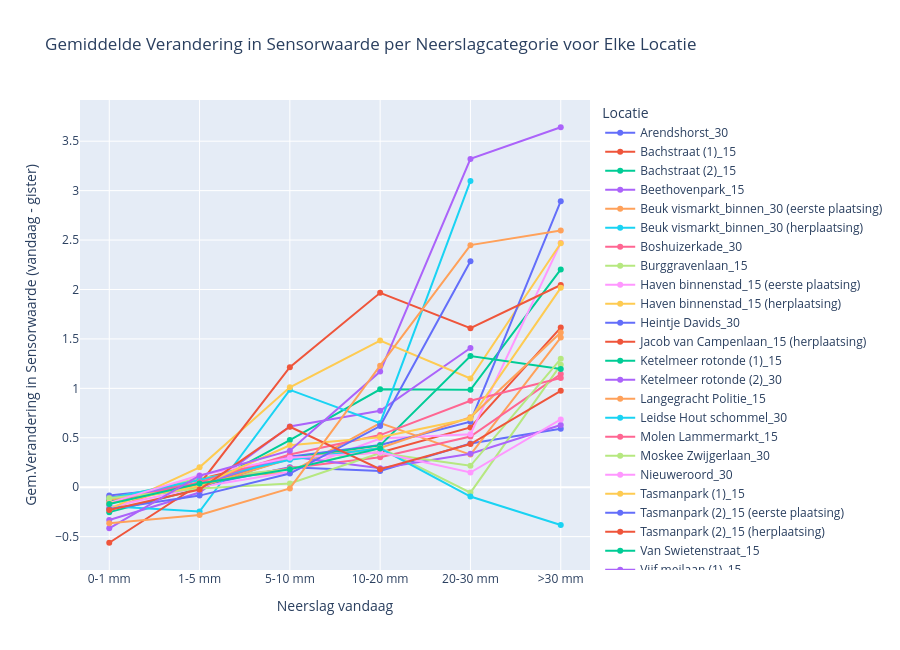

Notebook code for this chart:
### Code cell
# n vs s_prev_diff

# Define a function to categorize 'n_cum' into bins for analysis
def categorize_rainfall(n_cum_value):
    if n_cum_value < 1:
        return '0-1 mm'
    elif 1 <= n_cum_value < 5:
        return '1-5 mm'
    elif 5 <= n_cum_value < 10:
        return '5-10 mm'
    elif 10 <= n_cum_value < 20:
        return '10-20 mm'
    elif 20 <= n_cum_value < 30:
        return '20-30 mm'
    else:
        return '>30 mm'

# Remove the specific location from the DataFrame, because this is an outlier to the dataset
df_filtered = df[df['locatie'] != 'Jacob van Campenlaan_15 (eerste plaatsing)']

# Apply categorization to 'n_cum' column
df_filtered['n_cum_category'] = df_filtered['n'].apply(categorize_rainfall)

# Calculate the mean 's_prev_diff_2' by location and 'n_cum' category
mean_s_prev_diff_2_by_rain_category = df_filtered.groupby(['locatie', 'n_cum_category'])['s_prev_diff'].mean().unstack()

# Ensure correct ordering of 'n_cum_category'
correct_order = ['0-1 mm', '1-5 mm', '5-10 mm', '10-20 mm', '20-30 mm', '>30 mm']
mean_s_prev_diff_2_by_rain_category = mean_s_prev_diff_2_by_rain_category[correct_order]

# Create an interactive line plot
fig = go.Figure()

# Add a trace for each location
for locatie in mean_s_prev_diff_2_by_rain_category.index:
    fig.add_trace(go.Scatter(
        x=mean_s_prev_diff_2_by_rain_category.columns,
        y=mean_s_prev_diff_2_by_rain_category.loc[locatie],
        mode='lines+markers',
        name=locatie,
        hoverinfo='text',
        text=[f"Locatie: {locatie}<br>Neerslag Categorie: {category}<br>Gemiddelde Verandering: {value:.2f}"
              for category, value in zip(mean_s_prev_diff_2_by_rain_category.columns, 
                                         mean_s_prev_diff_2_by_rain_category.loc[locatie])]
    ))

# Customize layout with increased height
fig.update_layout(
    title="Gemiddelde Verandering in Sensorwaarde per Neerslagcategorie voor Elke Locatie",
    xaxis_title="Neerslag vandaag",
    yaxis_title="Gem.Verandering in Sensorwaarde (vandaag - gister)",
    xaxis=dict(tickmode='array', tickvals=correct_order),
    legend_title="Locatie",
    hovermode='closest',
    height=650  # Doubling the height for a taller plot
)

# Display the interactive plot
fig.show()

### Figure 1 — Plotly figure (JSON) as saved in the notebook; plotly's stock layout.template omitted (floating-point values rounded to 4 significant figures)
{"data": [{"hoverinfo": "text", "mode": "lines+markers", "name": "Arendshorst_30", "text": ["Locatie: Arendshorst_30<br>Neerslag Categorie: 0-1 mm<br>Gemiddelde Verandering: -0.08", "Locatie: Arendshorst_30<br>Neerslag Categorie: 1-5 mm<br>Gemiddelde Verandering: 0.01", "Locatie: Arendshorst_30<br>Neerslag Categorie: 5-10 mm<br>Gemiddelde Verandering: 0.20", "Locatie: Arendshorst_30<br>Neerslag Categorie: 10-20 mm<br>Gemiddelde Verandering: 0.16", "Locatie: Arendshorst_30<br>Neerslag Categorie: 20-30 mm<br>Gemiddelde Verandering: 0.44", "Locatie: Arendshorst_30<br>Neerslag Categorie: >30 mm<br>Gemiddelde Verandering: 0.59"], "type": "scatter", "x": ["0-1 mm", "1-5 mm", "5-10 mm", "10-20 mm", "20-30 mm", ">30 mm"], "y": [-0.08412, 0.01487, 0.2007, 0.1635, 0.4429, 0.5917]}, {"hoverinfo": "text", "mode": "lines+markers", "name": "Bachstraat (1)_15", "text": ["Locatie: Bachstraat (1)_15<br>Neerslag Categorie: 0-1 mm<br>Gemiddelde Verandering: -0.17", "Locatie: Bachstraat (1)_15<br>Neerslag Categorie: 1-5 mm<br>Gemiddelde Verandering: 0.08", "Locatie: Bachstraat (1)_15<br>Neerslag Categorie: 5-10 mm<br>Gemiddelde Verandering: 0.31", "Locatie: Bachstraat (1)_15<br>Neerslag Categorie: 10-20 mm<br>Gemiddelde Verandering: 0.35", "Locatie: Bachstraat (1)_15<br>Neerslag Categorie: 20-30 mm<br>Gemiddelde Verandering: 0.61", "Locatie: Bachstraat (1)_15<br>Neerslag Categorie: >30 mm<br>Gemiddelde Verandering: 1.62"], "type": "scatter", "x": ["0-1 mm", "1-5 mm", "5-10 mm", "10-20 mm", "20-30 mm", ">30 mm"], "y": [-0.1671, 0.07965, 0.307, 0.3519, 0.6051, 1.615]}, {"hoverinfo": "text", "mode": "lines+markers", "name": "Bachstraat (2)_15", "text": ["Locatie: Bachstraat (2)_15<br>Neerslag Categorie: 0-1 mm<br>Gemiddelde Verandering: -0.25", "Locatie: Bachstraat (2)_15<br>Neerslag Categorie: 1-5 mm<br>Gemiddelde Verandering: -0.01", "Locatie: Bachstraat (2)_15<br>Neerslag Categorie: 5-10 mm<br>Gemiddelde Verandering: 0.48", "Locatie: Bachstraat (2)_15<br>Neerslag Categorie: 10-20 mm<br>Gemiddelde Verandering: 0.99", "Locatie: Bachstraat (2)_15<br>Neerslag Categorie: 20-30 mm<br>Gemiddelde Verandering: 0.99", "Locatie: Bachstraat (2)_15<br>Neerslag Categorie: >30 mm<br>Gemiddelde Verandering: 2.20"], "type": "scatter", "x": ["0-1 mm", "1-5 mm", "5-10 mm", "10-20 mm", "20-30 mm", ">30 mm"], "y": [-0.2523, -0.01426, 0.4765, 0.9897, 0.9852, 2.204]}, {"hoverinfo": "text", "mode": "lines+markers", "name": "Beethovenpark_15", "text": ["Locatie: Beethovenpark_15<br>Neerslag Categorie: 0-1 mm<br>Gemiddelde Verandering: -0.33", "Locatie: Beethovenpark_15<br>Neerslag Categorie: 1-5 mm<br>Gemiddelde Verandering: -0.05", "Locatie: Beethovenpark_15<br>Neerslag Categorie: 5-10 mm<br>Gemiddelde Verandering: 0.61", "Locatie: Beethovenpark_15<br>Neerslag Categorie: 10-20 mm<br>Gemiddelde Verandering: 0.77", "Locatie: Beethovenpark_15<br>Neerslag Categorie: 20-30 mm<br>Gemiddelde Verandering: 1.41", "Locatie: Beethovenpark_15<br>Neerslag Categorie: >30 mm<br>Gemiddelde Verandering: nan"], "type": "scatter", "x": ["0-1 mm", "1-5 mm", "5-10 mm", "10-20 mm", "20-30 mm", ">30 mm"], "y": [-0.3313, -0.05423, 0.6149, 0.7732, 1.408, NaN]}, {"hoverinfo": "text", "mode": "lines+markers", "name": "Beuk vismarkt_binnen_30 (eerste plaatsing)", "text": ["Locatie: Beuk vismarkt_binnen_30 (eerste plaatsing)<br>Neerslag Categorie: 0-1 mm<br>Gemiddelde Verandering: -0.22", "Locatie: Beuk vismarkt_binnen_30 (eerste plaatsing)<br>Neerslag Categorie: 1-5 mm<br>Gemiddelde Verandering: 0.09", "Locatie: Beuk vismarkt_binnen_30 (eerste plaatsing)<br>Neerslag Categorie: 5-10 mm<br>Gemiddelde Verandering: 0.15", "Locatie: Beuk vismarkt_binnen_30 (eerste plaatsing)<br>Neerslag Categorie: 10-20 mm<br>Gemiddelde Verandering: 0.65", "Locatie: Beuk vismarkt_binnen_30 (eerste plaatsing)<br>Neerslag Categorie: 20-30 mm<br>Gemiddelde Verandering: 0.33", "Locatie: Beuk vismarkt_binnen_30 (eerste plaatsing)<br>Neerslag Categorie: >30 mm<br>Gemiddelde Verandering: 1.51"], "type": "scatter", "x": ["0-1 mm", "1-5 mm", "5-10 mm", "10-20 mm", "20-30 mm", ">30 mm"], "y": [-0.2227, 0.09092, 0.1475, 0.6477, 0.33, 1.514]}, {"hoverinfo": "text", "mode": "lines+markers", "name": "Beuk vismarkt_binnen_30 (herplaatsing)", "text": ["Locatie: Beuk vismarkt_binnen_30 (herplaatsing)<br>Neerslag Categorie: 0-1 mm<br>Gemiddelde Verandering: -0.19", "Locatie: Beuk vismarkt_binnen_30 (herplaatsing)<br>Neerslag Categorie: 1-5 mm<br>Gemiddelde Verandering: -0.25", "Locatie: Beuk vismarkt_binnen_30 (herplaatsing)<br>Neerslag Categorie: 5-10 mm<br>Gemiddelde Verandering: 0.98", "Locatie: Beuk vismarkt_binnen_30 (herplaatsing)<br>Neerslag Categorie: 10-20 mm<br>Gemiddelde Verandering: 0.65", "Locatie: Beuk vismarkt_binnen_30 (herplaatsing)<br>Neerslag Categorie: 20-30 mm<br>Gemiddelde Verandering: 3.10", "Locatie: Beuk vismarkt_binnen_30 (herplaatsing)<br>Neerslag Categorie: >30 mm<br>Gemiddelde Verandering: nan"], "type": "scatter", "x": ["0-1 mm", "1-5 mm", "5-10 mm", "10-20 mm", "20-30 mm", ">30 mm"], "y": [-0.1923, -0.2456, 0.9846, 0.6479, 3.098, NaN]}, {"hoverinfo": "text", "mode": "lines+markers", "name": "Boshuizerkade_30", "text": ["Locatie: Boshuizerkade_30<br>Neerslag Categorie: 0-1 mm<br>Gemiddelde Verandering: -0.11", "Locatie: Boshuizerkade_30<br>Neerslag Categorie: 1-5 mm<br>Gemiddelde Verandering: 0.05", "Locatie: Boshuizerkade_30<br>Neerslag Categorie: 5-10 mm<br>Gemiddelde Verandering: 0.19", "Locatie: Boshuizerkade_30<br>Neerslag Categorie: 10-20 mm<br>Gemiddelde Verandering: 0.30", "Locatie: Boshuizerkade_30<br>Neerslag Categorie: 20-30 mm<br>Gemiddelde Verandering: 0.51", "Locatie: Boshuizerkade_30<br>Neerslag Categorie: >30 mm<br>Gemiddelde Verandering: 1.14"], "type": "scatter", "x": ["0-1 mm", "1-5 mm", "5-10 mm", "10-20 mm", "20-30 mm", ">30 mm"], "y": [-0.1063, 0.04752, 0.1937, 0.3035, 0.5124, 1.144]}, {"hoverinfo": "text", "mode": "lines+markers", "name": "Burggravenlaan_15", "text": ["Locatie: Burggravenlaan_15<br>Neerslag Categorie: 0-1 mm<br>Gemiddelde Verandering: -0.12", "Locatie: Burggravenlaan_15<br>Neerslag Categorie: 1-5 mm<br>Gemiddelde Verandering: 0.09", "Locatie: Burggravenlaan_15<br>Neerslag Categorie: 5-10 mm<br>Gemiddelde Verandering: 0.18", "Locatie: Burggravenlaan_15<br>Neerslag Categorie: 10-20 mm<br>Gemiddelde Verandering: 0.40", "Locatie: Burggravenlaan_15<br>Neerslag Categorie: 20-30 mm<br>Gemiddelde Verandering: -0.05", "Locatie: Burggravenlaan_15<br>Neerslag Categorie: >30 mm<br>Gemiddelde Verandering: 1.24"], "type": "scatter", "x": ["0-1 mm", "1-5 mm", "5-10 mm", "10-20 mm", "20-30 mm", ">30 mm"], "y": [-0.125, 0.09202, 0.1822, 0.4007, -0.05477, 1.238]}, {"hoverinfo": "text", "mode": "lines+markers", "name": "Haven binnenstad_15 (eerste plaatsing)", "text": ["Locatie: Haven binnenstad_15 (eerste plaatsing)<br>Neerslag Categorie: 0-1 mm<br>Gemiddelde Verandering: -0.20", "Locatie: Haven binnenstad_15 (eerste plaatsing)<br>Neerslag Categorie: 1-5 mm<br>Gemiddelde Verandering: 0.00", "Locatie: Haven binnenstad_15 (eerste plaatsing)<br>Neerslag Categorie: 5-10 mm<br>Gemiddelde Verandering: 0.15", "Locatie: Haven binnenstad_15 (eerste plaatsing)<br>Neerslag Categorie: 10-20 mm<br>Gemiddelde Verandering: 0.49", "Locatie: Haven binnenstad_15 (eerste plaatsing)<br>Neerslag Categorie: 20-30 mm<br>Gemiddelde Verandering: 0.54", "Locatie: Haven binnenstad_15 (eerste plaatsing)<br>Neerslag Categorie: >30 mm<br>Gemiddelde Verandering: 2.47"], "type": "scatter", "x": ["0-1 mm", "1-5 mm", "5-10 mm", "10-20 mm", "20-30 mm", ">30 mm"], "y": [-0.2029, 0.002842, 0.154, 0.4915, 0.5357, 2.472]}, {"hoverinfo": "text", "mode": "lines+markers", "name": "Haven binnenstad_15 (herplaatsing)", "text": ["Locatie: Haven binnenstad_15 (herplaatsing)<br>Neerslag Categorie: 0-1 mm<br>Gemiddelde Verandering: -0.22", "Locatie: Haven binnenstad_15 (herplaatsing)<br>Neerslag Categorie: 1-5 mm<br>Gemiddelde Verandering: 0.20", "Locatie: Haven binnenstad_15 (herplaatsing)<br>Neerslag Categorie: 5-10 mm<br>Gemiddelde Verandering: 1.01", "Locatie: Haven binnenstad_15 (herplaatsing)<br>Neerslag Categorie: 10-20 mm<br>Gemiddelde Verandering: 1.48", "Locatie: Haven binnenstad_15 (herplaatsing)<br>Neerslag Categorie: 20-30 mm<br>Gemiddelde Verandering: 1.10", "Locatie: Haven binnenstad_15 (herplaatsing)<br>Neerslag Categorie: >30 mm<br>Gemiddelde Verandering: 2.47"], "type": "scatter", "x": ["0-1 mm", "1-5 mm", "5-10 mm", "10-20 mm", "20-30 mm", ">30 mm"], "y": [-0.2222, 0.2014, 1.011, 1.483, 1.1, 2.468]}, {"hoverinfo": "text", "mode": "lines+markers", "name": "Heintje Davids_30", "text": ["Locatie: Heintje Davids_30<br>Neerslag Categorie: 0-1 mm<br>Gemiddelde Verandering: -0.13", "Locatie: Heintje Davids_30<br>Neerslag Categorie: 1-5 mm<br>Gemiddelde Verandering: 0.01", "Locatie: Heintje Davids_30<br>Neerslag Categorie: 5-10 mm<br>Gemiddelde Verandering: 0.31", "Locatie: Heintje Davids_30<br>Neerslag Categorie: 10-20 mm<br>Gemiddelde Verandering: 0.43", "Locatie: Heintje Davids_30<br>Neerslag Categorie: 20-30 mm<br>Gemiddelde Verandering: 0.66", "Locatie: Heintje Davids_30<br>Neerslag Categorie: >30 mm<br>Gemiddelde Verandering: 2.89"], "type": "scatter", "x": ["0-1 mm", "1-5 mm", "5-10 mm", "10-20 mm", "20-30 mm", ">30 mm"], "y": [-0.1321, 0.01306, 0.3073, 0.4265, 0.6627, 2.893]}, {"hoverinfo": "text", "mode": "lines+markers", "name": "Jacob van Campenlaan_15 (herplaatsing)", "text": ["Locatie: Jacob van Campenlaan_15 (herplaatsing)<br>Neerslag Categorie: 0-1 mm<br>Gemiddelde Verandering: -0.56", "Locatie: Jacob van Campenlaan_15 (herplaatsing)<br>Neerslag Categorie: 1-5 mm<br>Gemiddelde Verandering: 0.03", "Locatie: Jacob van Campenlaan_15 (herplaatsing)<br>Neerslag Categorie: 5-10 mm<br>Gemiddelde Verandering: 1.21", "Locatie: Jacob van Campenlaan_15 (herplaatsing)<br>Neerslag Categorie: 10-20 mm<br>Gemiddelde Verandering: 1.97", "Locatie: Jacob van Campenlaan_15 (herplaatsing)<br>Neerslag Categorie: 20-30 mm<br>Gemiddelde Verandering: 1.61", "Locatie: Jacob van Campenlaan_15 (herplaatsing)<br>Neerslag Categorie: >30 mm<br>Gemiddelde Verandering: 2.05"], "type": "scatter", "x": ["0-1 mm", "1-5 mm", "5-10 mm", "10-20 mm", "20-30 mm", ">30 mm"], "y": [-0.5619, 0.03015, 1.214, 1.966, 1.608, 2.046]}, {"hoverinfo": "text", "mode": "lines+markers", "name": "Ketelmeer rotonde (1)_15", "text": ["Locatie: Ketelmeer rotonde (1)_15<br>Neerslag Categorie: 0-1 mm<br>Gemiddelde Verandering: -0.14", "Locatie: Ketelmeer rotonde (1)_15<br>Neerslag Categorie: 1-5 mm<br>Gemiddelde Verandering: 0.00", "Locatie: Ketelmeer rotonde (1)_15<br>Neerslag Categorie: 5-10 mm<br>Gemiddelde Verandering: 0.29", "Locatie: Ketelmeer rotonde (1)_15<br>Neerslag Categorie: 10-20 mm<br>Gemiddelde Verandering: 0.42", "Locatie: Ketelmeer rotonde (1)_15<br>Neerslag Categorie: 20-30 mm<br>Gemiddelde Verandering: 1.33", "Locatie: Ketelmeer rotonde (1)_15<br>Neerslag Categorie: >30 mm<br>Gemiddelde Verandering: 1.20"], "type": "scatter", "x": ["0-1 mm", "1-5 mm", "5-10 mm", "10-20 mm", "20-30 mm", ">30 mm"], "y": [-0.1417, 0.001627, 0.2926, 0.4226, 1.328, 1.196]}, {"hoverinfo": "text", "mode": "lines+markers", "name": "Ketelmeer rotonde (2)_30", "text": ["Locatie: Ketelmeer rotonde (2)_30<br>Neerslag Categorie: 0-1 mm<br>Gemiddelde Verandering: -0.11", "Locatie: Ketelmeer rotonde (2)_30<br>Neerslag Categorie: 1-5 mm<br>Gemiddelde Verandering: 0.03", "Locatie: Ketelmeer rotonde (2)_30<br>Neerslag Categorie: 5-10 mm<br>Gemiddelde Verandering: 0.31", "Locatie: Ketelmeer rotonde (2)_30<br>Neerslag Categorie: 10-20 mm<br>Gemiddelde Verandering: 0.19", "Locatie: Ketelmeer rotonde (2)_30<br>Neerslag Categorie: 20-30 mm<br>Gemiddelde Verandering: 0.34", "Locatie: Ketelmeer rotonde (2)_30<br>Neerslag Categorie: >30 mm<br>Gemiddelde Verandering: 0.63"], "type": "scatter", "x": ["0-1 mm", "1-5 mm", "5-10 mm", "10-20 mm", "20-30 mm", ">30 mm"], "y": [-0.1099, 0.03253, 0.3105, 0.193, 0.3393, 0.6298]}, {"hoverinfo": "text", "mode": "lines+markers", "name": "Langegracht Politie_15", "text": ["Locatie: Langegracht Politie_15<br>Neerslag Categorie: 0-1 mm<br>Gemiddelde Verandering: -0.13", "Locatie: Langegracht Politie_15<br>Neerslag Categorie: 1-5 mm<br>Gemiddelde Verandering: 0.01", "Locatie: Langegracht Politie_15<br>Neerslag Categorie: 5-10 mm<br>Gemiddelde Verandering: 0.28", "Locatie: Langegracht Politie_15<br>Neerslag Categorie: 10-20 mm<br>Gemiddelde Verandering: 0.40", "Locatie: Langegracht Politie_15<br>Neerslag Categorie: 20-30 mm<br>Gemiddelde Verandering: 0.71", "Locatie: Langegracht Politie_15<br>Neerslag Categorie: >30 mm<br>Gemiddelde Verandering: 1.57"], "type": "scatter", "x": ["0-1 mm", "1-5 mm", "5-10 mm", "10-20 mm", "20-30 mm", ">30 mm"], "y": [-0.1266, 0.007098, 0.285, 0.3971, 0.7072, 1.566]}, {"hoverinfo": "text", "mode": "lines+markers", "name": "Leidse Hout schommel_30", "text": ["Locatie: Leidse Hout schommel_30<br>Neerslag Categorie: 0-1 mm<br>Gemiddelde Verandering: -0.11", "Locatie: Leidse Hout schommel_30<br>Neerslag Categorie: 1-5 mm<br>Gemiddelde Verandering: 0.07", "Locatie: Leidse Hout schommel_30<br>Neerslag Categorie: 5-10 mm<br>Gemiddelde Verandering: 0.28", "Locatie: Leidse Hout schommel_30<br>Neerslag Categorie: 10-20 mm<br>Gemiddelde Verandering: 0.39", "Locatie: Leidse Hout schommel_30<br>Neerslag Categorie: 20-30 mm<br>Gemiddelde Verandering: -0.09", "Locatie: Leidse Hout schommel_30<br>Neerslag Categorie: >30 mm<br>Gemiddelde Verandering: -0.38"], "type": "scatter", "x": ["0-1 mm", "1-5 mm", "5-10 mm", "10-20 mm", "20-30 mm", ">30 mm"], "y": [-0.1127, 0.07229, 0.2779, 0.393, -0.09426, -0.3825]}, {"hoverinfo": "text", "mode": "lines+markers", "name": "Molen Lammermarkt_15", "text": ["Locatie: Molen Lammermarkt_15<br>Neerslag Categorie: 0-1 mm<br>Gemiddelde Verandering: -0.16", "Locatie: Molen Lammermarkt_15<br>Neerslag Categorie: 1-5 mm<br>Gemiddelde Verandering: 0.05", "Locatie: Molen Lammermarkt_15<br>Neerslag Categorie: 5-10 mm<br>Gemiddelde Verandering: 0.33", "Locatie: Molen Lammermarkt_15<br>Neerslag Categorie: 10-20 mm<br>Gemiddelde Verandering: 0.53", "Locatie: Molen Lammermarkt_15<br>Neerslag Categorie: 20-30 mm<br>Gemiddelde Verandering: 0.87", "Locatie: Molen Lammermarkt_15<br>Neerslag Categorie: >30 mm<br>Gemiddelde Verandering: 1.11"], "type": "scatter", "x": ["0-1 mm", "1-5 mm", "5-10 mm", "10-20 mm", "20-30 mm", ">30 mm"], "y": [-0.1605, 0.05027, 0.3316, 0.5274, 0.8743, 1.105]}, {"hoverinfo": "text", "mode": "lines+markers", "name": "Moskee Zwijgerlaan_30", "text": ["Locatie: Moskee Zwijgerlaan_30<br>Neerslag Categorie: 0-1 mm<br>Gemiddelde Verandering: -0.11", "Locatie: Moskee Zwijgerlaan_30<br>Neerslag Categorie: 1-5 mm<br>Gemiddelde Verandering: -0.01", "Locatie: Moskee Zwijgerlaan_30<br>Neerslag Categorie: 5-10 mm<br>Gemiddelde Verandering: 0.04", "Locatie: Moskee Zwijgerlaan_30<br>Neerslag Categorie: 10-20 mm<br>Gemiddelde Verandering: 0.34", "Locatie: Moskee Zwijgerlaan_30<br>Neerslag Categorie: 20-30 mm<br>Gemiddelde Verandering: 0.22", "Locatie: Moskee Zwijgerlaan_30<br>Neerslag Categorie: >30 mm<br>Gemiddelde Verandering: 1.30"], "type": "scatter", "x": ["0-1 mm", "1-5 mm", "5-10 mm", "10-20 mm", "20-30 mm", ">30 mm"], "y": [-0.1117, -0.01233, 0.03694, 0.3446, 0.2165, 1.298]}, {"hoverinfo": "text", "mode": "lines+markers", "name": "Nieuweroord_30", "text": ["Locatie: Nieuweroord_30<br>Neerslag Categorie: 0-1 mm<br>Gemiddelde Verandering: -0.16", "Locatie: Nieuweroord_30<br>Neerslag Categorie: 1-5 mm<br>Gemiddelde Verandering: 0.12", "Locatie: Nieuweroord_30<br>Neerslag Categorie: 5-10 mm<br>Gemiddelde Verandering: 0.30", "Locatie: Nieuweroord_30<br>Neerslag Categorie: 10-20 mm<br>Gemiddelde Verandering: 0.35", "Locatie: Nieuweroord_30<br>Neerslag Categorie: 20-30 mm<br>Gemiddelde Verandering: 0.15", "Locatie: Nieuweroord_30<br>Neerslag Categorie: >30 mm<br>Gemiddelde Verandering: 0.69"], "type": "scatter", "x": ["0-1 mm", "1-5 mm", "5-10 mm", "10-20 mm", "20-30 mm", ">30 mm"], "y": [-0.1586, 0.1215, 0.2975, 0.3516, 0.1486, 0.686]}, {"hoverinfo": "text", "mode": "lines+markers", "name": "Tasmanpark (1)_15", "text": ["Locatie: Tasmanpark (1)_15<br>Neerslag Categorie: 0-1 mm<br>Gemiddelde Verandering: -0.16", "Locatie: Tasmanpark (1)_15<br>Neerslag Categorie: 1-5 mm<br>Gemiddelde Verandering: 0.02", "Locatie: Tasmanpark (1)_15<br>Neerslag Categorie: 5-10 mm<br>Gemiddelde Verandering: 0.42", "Locatie: Tasmanpark (1)_15<br>Neerslag Categorie: 10-20 mm<br>Gemiddelde Verandering: 0.50", "Locatie: Tasmanpark (1)_15<br>Neerslag Categorie: 20-30 mm<br>Gemiddelde Verandering: 0.69", "Locatie: Tasmanpark (1)_15<br>Neerslag Categorie: >30 mm<br>Gemiddelde Verandering: 2.02"], "type": "scatter", "x": ["0-1 mm", "1-5 mm", "5-10 mm", "10-20 mm", "20-30 mm", ">30 mm"], "y": [-0.1636, 0.01505, 0.4247, 0.5048, 0.694, 2.017]}, {"hoverinfo": "text", "mode": "lines+markers", "name": "Tasmanpark (2)_15 (eerste plaatsing)", "text": ["Locatie: Tasmanpark (2)_15 (eerste plaatsing)<br>Neerslag Categorie: 0-1 mm<br>Gemiddelde Verandering: -0.22", "Locatie: Tasmanpark (2)_15 (eerste plaatsing)<br>Neerslag Categorie: 1-5 mm<br>Gemiddelde Verandering: -0.08", "Locatie: Tasmanpark (2)_15 (eerste plaatsing)<br>Neerslag Categorie: 5-10 mm<br>Gemiddelde Verandering: 0.14", "Locatie: Tasmanpark (2)_15 (eerste plaatsing)<br>Neerslag Categorie: 10-20 mm<br>Gemiddelde Verandering: 0.62", "Locatie: Tasmanpark (2)_15 (eerste plaatsing)<br>Neerslag Categorie: 20-30 mm<br>Gemiddelde Verandering: 2.29", "Locatie: Tasmanpark (2)_15 (eerste plaatsing)<br>Neerslag Categorie: >30 mm<br>Gemiddelde Verandering: nan"], "type": "scatter", "x": ["0-1 mm", "1-5 mm", "5-10 mm", "10-20 mm", "20-30 mm", ">30 mm"], "y": [-0.2205, -0.0849, 0.1381, 0.6183, 2.286, NaN]}, {"hoverinfo": "text", "mode": "lines+markers", "name": "Tasmanpark (2)_15 (herplaatsing)", "text": ["Locatie: Tasmanpark (2)_15 (herplaatsing)<br>Neerslag Categorie: 0-1 mm<br>Gemiddelde Verandering: -0.23", "Locatie: Tasmanpark (2)_15 (herplaatsing)<br>Neerslag Categorie: 1-5 mm<br>Gemiddelde Verandering: -0.02", "Locatie: Tasmanpark (2)_15 (herplaatsing)<br>Neerslag Categorie: 5-10 mm<br>Gemiddelde Verandering: 0.61", "Locatie: Tasmanpark (2)_15 (herplaatsing)<br>Neerslag Categorie: 10-20 mm<br>Gemiddelde Verandering: 0.18", "Locatie: Tasmanpark (2)_15 (herplaatsing)<br>Neerslag Categorie: 20-30 mm<br>Gemiddelde Verandering: 0.44", "Locatie: Tasmanpark (2)_15 (herplaatsing)<br>Neerslag Categorie: >30 mm<br>Gemiddelde Verandering: 0.98"], "type": "scatter", "x": ["0-1 mm", "1-5 mm", "5-10 mm", "10-20 mm", "20-30 mm", ">30 mm"], "y": [-0.2312, -0.02305, 0.6116, 0.1815, 0.4368, 0.975]}, {"hoverinfo": "text", "mode": "lines+markers", "name": "Van Swietenstraat_15", "text": ["Locatie: Van Swietenstraat_15<br>Neerslag Categorie: 0-1 mm<br>Gemiddelde Verandering: -0.17", "Locatie: Van Swietenstraat_15<br>Neerslag Categorie: 1-5 mm<br>Gemiddelde Verandering: 0.04", "Locatie: Van Swietenstraat_15<br>Neerslag Categorie: 5-10 mm<br>Gemiddelde Verandering: 0.18", "Locatie: Van Swietenstraat_15<br>Neerslag Categorie: 10-20 mm<br>Gemiddelde Verandering: 0.39", "Locatie: Van Swietenstraat_15<br>Neerslag Categorie: 20-30 mm<br>Gemiddelde Verandering: nan", "Locatie: Van Swietenstraat_15<br>Neerslag Categorie: >30 mm<br>Gemiddelde Verandering: nan"], "type": "scatter", "x": ["0-1 mm", "1-5 mm", "5-10 mm", "10-20 mm", "20-30 mm", ">30 mm"], "y": [-0.1695, 0.0366, 0.1811, 0.3927, NaN, NaN]}, {"hoverinfo": "text", "mode": "lines+markers", "name": "Vijf meilaan (1)_15", "text": ["Locatie: Vijf meilaan (1)_15<br>Neerslag Categorie: 0-1 mm<br>Gemiddelde Verandering: -0.42", "Locatie: Vijf meilaan (1)_15<br>Neerslag Categorie: 1-5 mm<br>Gemiddelde Verandering: 0.12", "Locatie: Vijf meilaan (1)_15<br>Neerslag Categorie: 5-10 mm<br>Gemiddelde Verandering: 0.37", "Locatie: Vijf meilaan (1)_15<br>Neerslag Categorie: 10-20 mm<br>Gemiddelde Verandering: 1.17", "Locatie: Vijf meilaan (1)_15<br>Neerslag Categorie: 20-30 mm<br>Gemiddelde Verandering: 3.32", "Locatie: Vijf meilaan (1)_15<br>Neerslag Categorie: >30 mm<br>Gemiddelde Verandering: 3.64"], "type": "scatter", "x": ["0-1 mm", "1-5 mm", "5-10 mm", "10-20 mm", "20-30 mm", ">30 mm"], "y": [-0.4163, 0.1163, 0.37, 1.17, 3.321, 3.641]}, {"hoverinfo": "text", "mode": "lines+markers", "name": "Vijf meilaan (2)_30", "text": ["Locatie: Vijf meilaan (2)_30<br>Neerslag Categorie: 0-1 mm<br>Gemiddelde Verandering: -0.36", "Locatie: Vijf meilaan (2)_30<br>Neerslag Categorie: 1-5 mm<br>Gemiddelde Verandering: -0.28", "Locatie: Vijf meilaan (2)_30<br>Neerslag Categorie: 5-10 mm<br>Gemiddelde Verandering: -0.01", "Locatie: Vijf meilaan (2)_30<br>Neerslag Categorie: 10-20 mm<br>Gemiddelde Verandering: 1.23", "Locatie: Vijf meilaan (2)_30<br>Neerslag Categorie: 20-30 mm<br>Gemiddelde Verandering: 2.45", "Locatie: Vijf meilaan (2)_30<br>Neerslag Categorie: >30 mm<br>Gemiddelde Verandering: 2.60"], "type": "scatter", "x": ["0-1 mm", "1-5 mm", "5-10 mm", "10-20 mm", "20-30 mm", ">30 mm"], "y": [-0.3644, -0.2817, -0.01256, 1.229, 2.449, 2.598]}], "layout": {"height": 650, "hovermode": "closest", "legend": {"title": {"text": "Locatie"}}, "title": {"text": "Gemiddelde Verandering in Sensorwaarde per Neerslagcategorie voor Elke Locatie"}, "xaxis": {"tickmode": "array", "tickvals": ["0-1 mm", "1-5 mm", "5-10 mm", "10-20 mm", "20-30 mm", ">30 mm"], "title": {"text": "Neerslag vandaag"}}, "yaxis": {"title": {"text": "Gem.Verandering in Sensorwaarde (vandaag - gister)"}}}}
